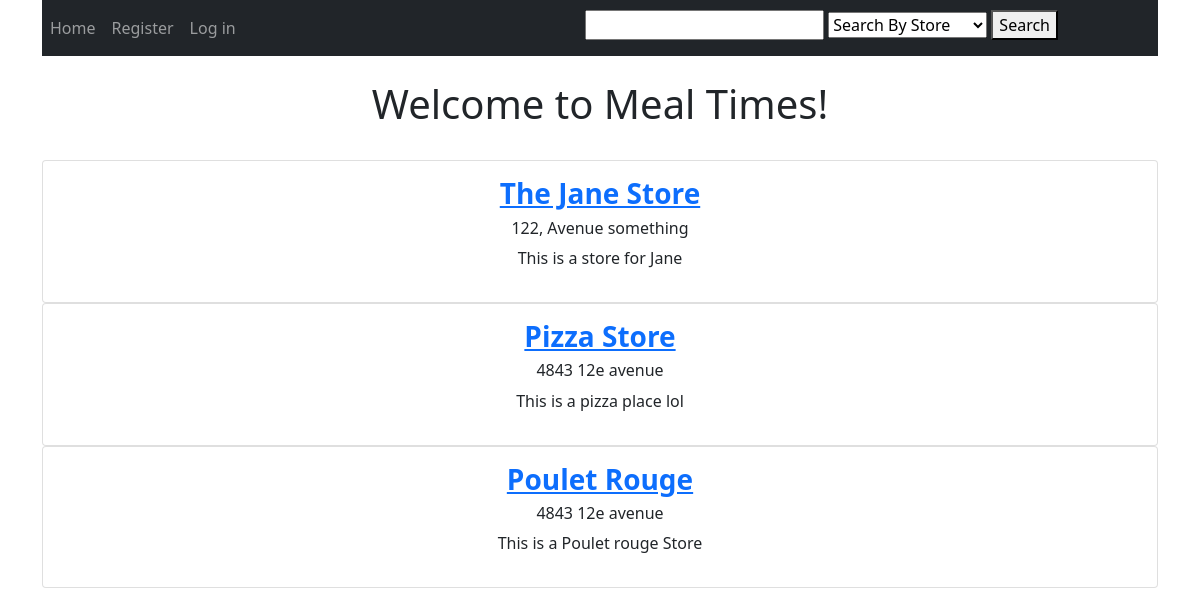
Before: / with the older database file.
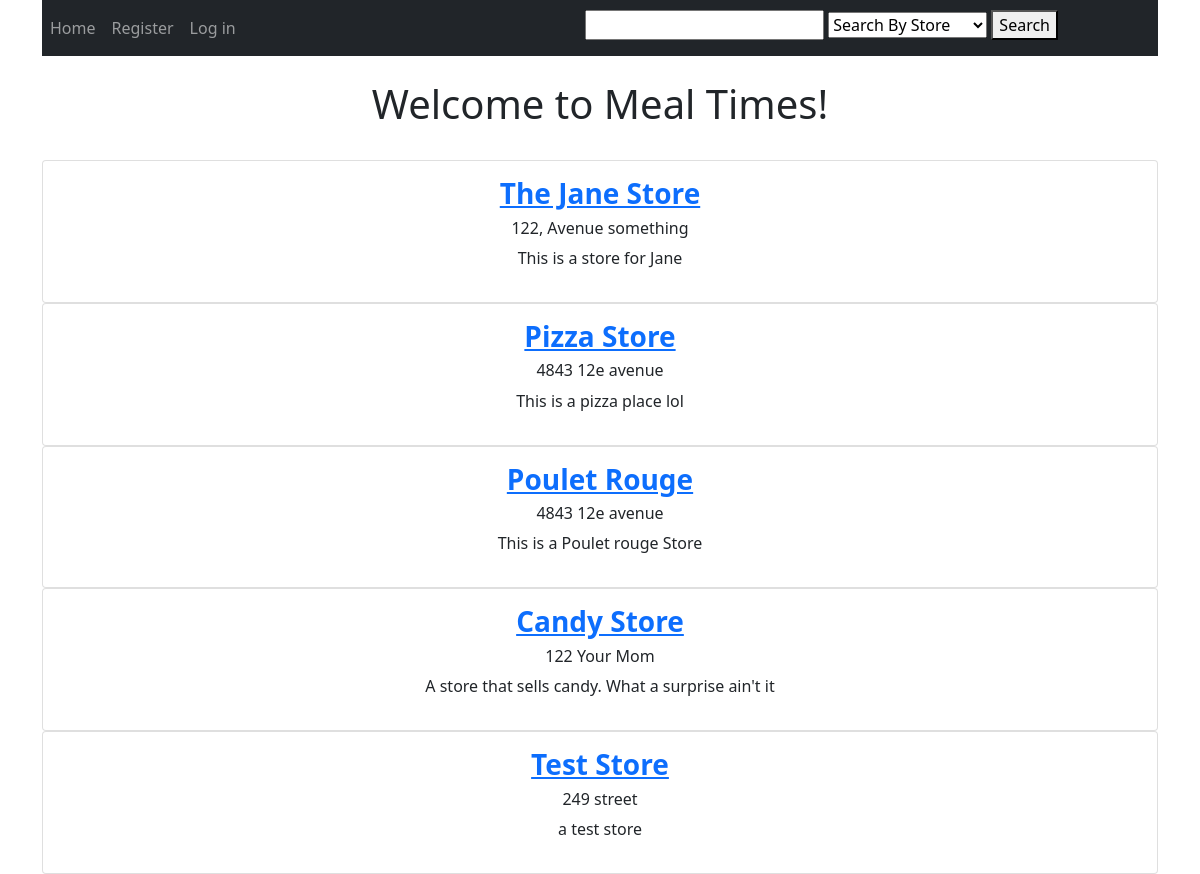
After: the same page with the newer database file.
### tables this page shows
CREATE TABLE `store` (
  `store_id` int(11) NOT NULL,
  `user_id` int(11) NOT NULL,
  `store_name` varchar(50) NOT NULL,
  `store_address` varchar(95) NOT NULL,
  `description` text NOT NULL
);

### app/controllers/Main.php (called while the page is built, shortened)
<?php
        class Main extends \app\core\Controller {
            public function index() {
                $stores = new \app\models\Store();
                $stores = $stores->getAll();
                $this->view('Main/index', $stores);
            }
        }

### app/core/App.php (called while the page is built, shortened)
<?php
		class App {
			private $method = 'index';
			public function __construct() {
				$url = self::parseUrl();
				$this->controller = new $this->controller;
				$this->params = $url ? array_values($url) : [];
				call_user_func_array([$this->controller, $this->method], $this->params);
			}
		}

### index.php (called while the page is built, shortened)
<?php
    new \app\core\App();

### app/models/Store.php (called while the page is built, shortened)
<?php
        class Store extends \app\core\Model {
            function getAll() {
                $SQL = 'SELECT * FROM store';
                $STMT = self::$_connection->prepare($SQL);
                $STMT->execute();
                $STMT->setFetchMode(\PDO::FETCH_CLASS, "app\models\Store");
                return $STMT->fetchAll();
            }
        }

### app/core/DBConnection.php (called while the page is built, shortened)
<?php
		class DBConnection {
			static $connection = null;
			private function __construct() {
				if (self::$connection == null) {
					$host = 'localhost';
					$DBname = 'meal_times';
					$user = 'root';
					$password = '';
					self::$connection = new \PDO("mysql:host=$host;dbname=$DBname", $user, $password);
				}
			}
			public static function getInstance() {
				return self::$connection;
			}
		}

### app/views/subviews/storeList.php (the view)
<div>
    <?php
        if($data != null){
            foreach ($data as $store) {
                echo "<div class='card'>
                    <div class='card-body'>
                        <h3 class='text-info'><b><a href='/Store/index/$store->store_id'>$store->store_name</a></b></h3>
                        <h6> $store->store_address</h6>
                        <p>$store->description<p/>
                    </div>
                </div>";
            }
        }
    ?>
</div>

### app/core/Controller.php (shortened to what this page needs)
<?php
		class Controller {
			public function view($name, $data = []) {
				if (file_exists('app/views/' . $name . '.php'))
					include('app/views/' . $name . '.php');
				else
					echo 'app/views/' . $name . '.php does not exist';
			}
		}

### app/views/Main/index.php (shortened to what this page needs)
<html>
    <head>
        <link href="https://cdn.jsdelivr.net/npm/bootstrap@5.1.3/dist/css/bootstrap.min.css" rel="stylesheet">
    </head>
    <body>
        <div class='container' style='text-align:center;'>
            <?php
                $this->view('subviews/navigation');
            ?>
            <br> <h1 class="text-center">Welcome to Meal Times!</h1> <br>
            <div>
                <?php
                    $this->view('subviews/storeList', $data);
                ?>
        </div>
    </body>
</html>

### app/views/subviews/navigation.php (shortened to what this page needs)
<nav class="navbar navbar-expand-lg navbar navbar-dark bg-dark">
	<div class="collapse navbar-collapse" >
		<ul class="navbar-nav">
			<li class="nav-item active"><a class="nav-link" href='/Main/index'>Home</a></li>
			<?php
				if (!isset($_SESSION['user_id'])) {
					echo "<li class= \"nav-item active\" >
					<a class= \"nav-link\" href='/User/register'>Register</a>
					</li>";
					echo "<li class= \"nav-item active\" >
							<a class= \"nav-link\" href='/User/login'>Log in</a>
							</li>";
				}
				$this->view('Search/index');
				?>
		</ul>
	</div>
</nav>

### app/views/Search/index.php (shortened to what this page needs)
<html>
	<head>
	</head>
	<body>
		<form method="post" action = "" style = "position:absolute;top:10px;right:100px;">
			<input type="text" name="search">
			<select name = "search_type">
				<option value = "store">Search By Store</option>
			</select>
			<button type="submit" name="action">Search</button>
		</form>
	</body>
</html>

Changed rows visible on the page:
added store: store_name "Candy Store", store_address "122 Your Mom", description "A store that sells candy. What a surprise ain't it"
added store: store_name "Test Store", store_address "249 street", description "a test store"
